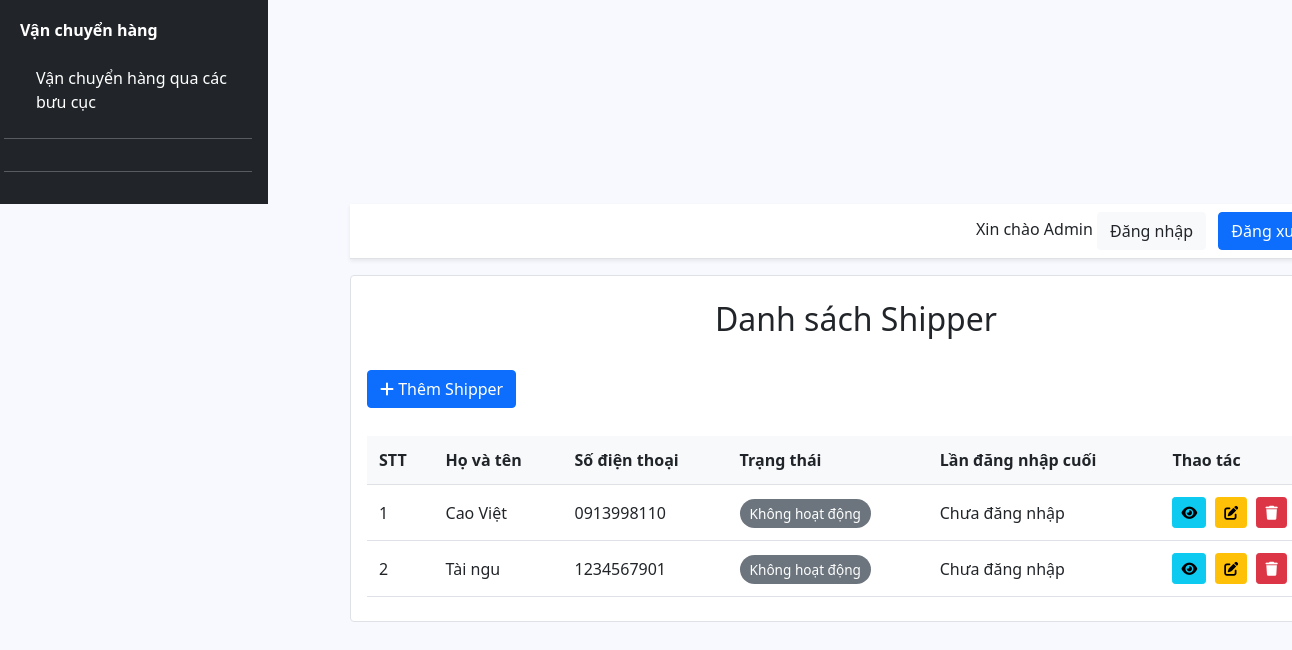
Before: /admin/quan-li-shipper.php (lower part) with the older database file.
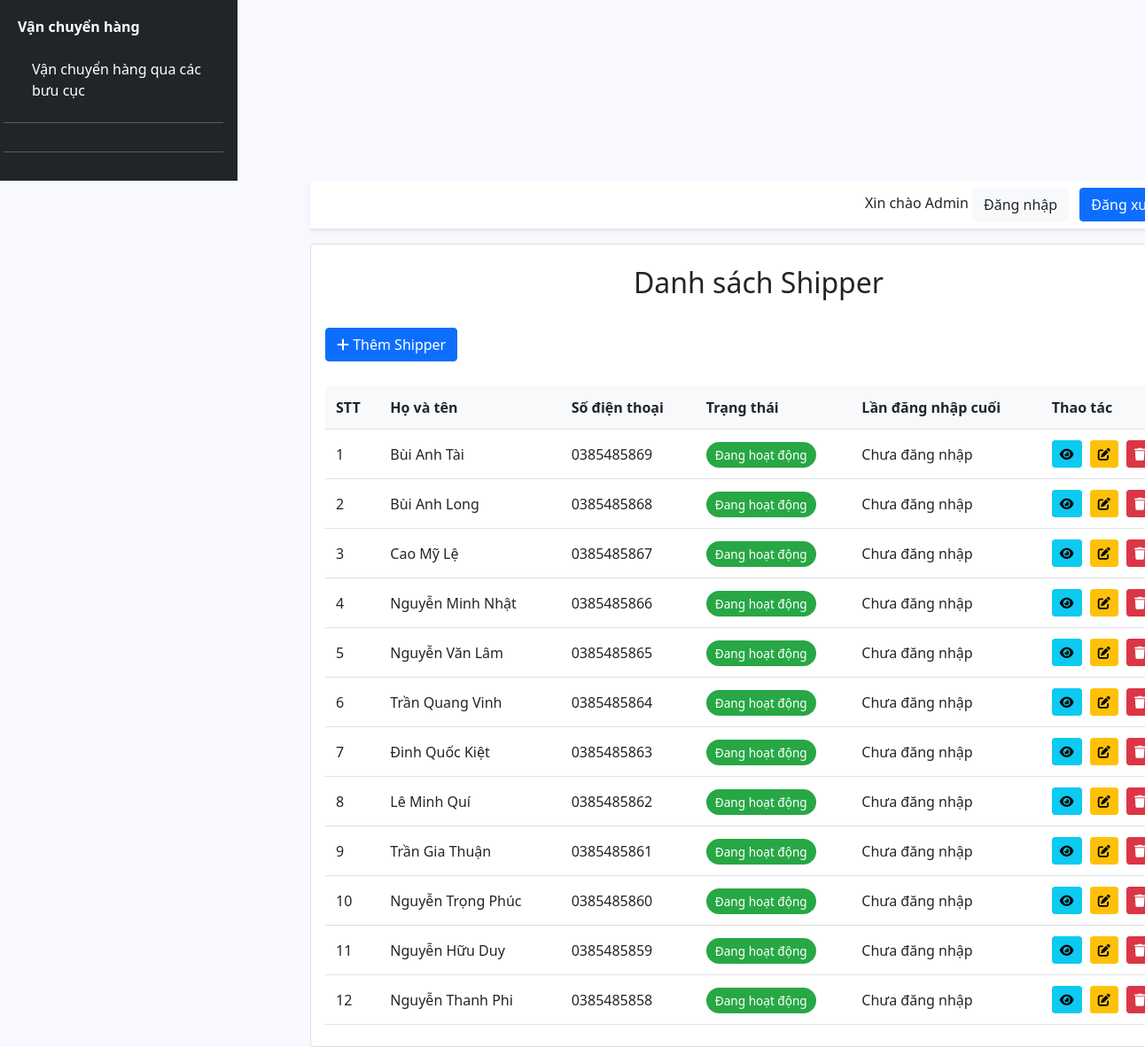
After: the same page with the newer database file.
### tables this page shows
CREATE TABLE `shipper` (
  `id` int(11) NOT NULL,
  `ho_ten` varchar(100) NOT NULL,
  `so_dien_thoai` varchar(20) NOT NULL,
  `mat_khau` text NOT NULL,
  `id_buu_cuc` int(11) NOT NULL,
  `vi_do` decimal(10,7) DEFAULT NULL,
  `kinh_do` decimal(10,7) DEFAULT NULL,
  `ngay_tao` timestamp NOT NULL DEFAULT current_timestamp(),
  `ngay_cap_nhat` timestamp NOT NULL DEFAULT current_timestamp() ON UPDATE current_timestamp(),
  `trang_thai` enum('Đang hoạt động','Không hoạt động','Đã nghỉ việc','Khóa tài khoản') NOT NULL DEFAULT 'Không hoạt động',
  `cccd_truoc` varchar(255) DEFAULT NULL,
  `cccd_sau` varchar(255) DEFAULT NULL,
  `bang_lai_xe` varchar(255) DEFAULT NULL,
  `giay_dk_xe` varchar(255) DEFAULT NULL,
  `last_login` datetime DEFAULT NULL
);

### controller/cls-admin.php (called while the page is built, shortened)
<?php
class clsAdmin extends ConnectDB
{
    public function getTatCaShipper()
    {
        $conn = $this->connect();
        $sql = "SELECT s.*, b.ten_buu_cuc FROM shipper s
            LEFT JOIN buu_cuc b ON s.id_buu_cuc = b.id";
        return $conn->query($sql)->fetchAll(PDO::FETCH_ASSOC);
    }
}

### admin/quan-li-shipper.php (the view, shortened to what this page needs)
<?php
require_once '../controller/cls-admin.php';
$admin = new clsAdmin();
$shippers = $admin->getTatCaShipper();
?>
<!DOCTYPE html>
<html lang="vi">
<head>
    <link rel="stylesheet" href="../../assets/boostrap_css/bootstrap.min.css">
    <link rel="stylesheet" href="https://cdnjs.cloudflare.com/ajax/libs/font-awesome/6.0.0/css/all.min.css">
    <link rel="stylesheet" href="../../assets/css/admincss.css">
</head>
<body>
    <div class="admin-container row">
        <?php require_once 'view/sidebar.php'; ?>
        <div class="main-content">
            <?php require_once 'view/header.php'; ?>
            <div class="container py-4 card border rounded-4 p-3">
                <div class="text-center mb-4">
                    <h2>Danh sách Shipper</h2>
                </div>
                <div class="mb-2">
                    <button class="btn btn-primary" data-bs-toggle="modal" data-bs-target="#addShipperModal">
                        <i class="fas fa-plus"></i> Thêm Shipper
                    </button>
                </div>
                <div class="table-responsive">
                    <table class="shipper-table">
                        <thead>
                            <tr>
                                <th>STT</th>
                                <th>Họ và tên</th>
                                <th>Số điện thoại</th>
                                <th>Trạng thái</th>
                                <th>Lần đăng nhập cuối</th>
                                <th>Thao tác</th>
                            </tr>
                        </thead>
                        <tbody>
                            <?php foreach ($shippers as $index => $shipper): ?>
                            <tr>
                                <td><?php echo $index + 1; ?></td>
                                <td><?php echo htmlspecialchars($shipper['ho_ten']); ?></td>
                                <td><?php echo htmlspecialchars($shipper['so_dien_thoai']); ?></td>
                                <td>
                                    <?php
                                        $statusClass = '';
                                        switch ($shipper['trang_thai']) {
                                            case 'Đang hoạt động':
                                                $statusClass = 'status-active';
                                                break;
                                            case 'Không hoạt động':
                                                $statusClass = 'status-inactive';
                                                break;
                                        }
                                        ?>
                                    <span class="status-badge <?php echo $statusClass; ?>">
                                        <?php echo htmlspecialchars($shipper['trang_thai']); ?>
                                    </span>
                                </td>
                                <td>
                                    <?php
                                        echo $shipper['last_login']
                                            ? date('d/m/Y H:i', strtotime($shipper['last_login']))
                                            : 'Chưa đăng nhập';
                                        ?>
                                </td>
                                <td class="action-buttons">
                                    <button class="btn btn-info btn-sm"
                                        onclick="viewShipper(<?php echo $shipper['id']; ?>)">
                                        <i class="fas fa-eye"></i>
                                    </button>
                                    <button class="btn btn-warning btn-sm"
                                        onclick="editShipper(<?php echo $shipper['id']; ?>)">
                                        <i class="fas fa-edit"></i>
                                    </button>
                                    <button class="btn btn-danger btn-sm"
                                        onclick="deleteShipper(<?php echo $shipper['id']; ?>)">
                                        <i class="fas fa-trash"></i>
                                    </button>
                                </td>
                            </tr>
                            <?php endforeach; ?>
                        </tbody>
                    </table>
                </div>
            </div>
        </div>
    </div>
</body>
</html>

Changed rows visible on the page:
removed shipper: ho_ten "Cao Việt", so_dien_thoai "0913998110", trang_thai "Không hoạt động", shows "Chưa đăng nhập"
removed shipper: ho_ten "Tài ngu", so_dien_thoai "1234567901", trang_thai "Không hoạt động", shows "Chưa đăng nhập"
added shipper: ho_ten "Bùi Anh Tài", so_dien_thoai "0385485869", trang_thai "Đang hoạt động", shows "Chưa đăng nhập"
added shipper: ho_ten "Bùi Anh Long", so_dien_thoai "0385485868", trang_thai "Đang hoạt động", shows "Chưa đăng nhập"
added shipper: ho_ten "Cao Mỹ Lệ", so_dien_thoai "0385485867", trang_thai "Đang hoạt động", shows "Chưa đăng nhập"
added shipper: ho_ten "Nguyễn Minh Nhật", so_dien_thoai "0385485866", trang_thai "Đang hoạt động", shows "Chưa đăng nhập"
added shipper: ho_ten "Nguyễn Văn Lâm", so_dien_thoai "0385485865", trang_thai "Đang hoạt động", shows "Chưa đăng nhập"
added shipper: ho_ten "Trần Quang Vinh", so_dien_thoai "0385485864", trang_thai "Đang hoạt động", shows "Chưa đăng nhập"
added shipper: ho_ten "Đinh Quốc Kiệt", so_dien_thoai "0385485863", trang_thai "Đang hoạt động", shows "Chưa đăng nhập"
added shipper: ho_ten "Lê Minh Quí", so_dien_thoai "0385485862", trang_thai "Đang hoạt động", shows "Chưa đăng nhập"
added shipper: ho_ten "Trần Gia Thuận", so_dien_thoai "0385485861", trang_thai "Đang hoạt động", shows "Chưa đăng nhập"
added shipper: ho_ten "Nguyễn Trọng Phúc", so_dien_thoai "0385485860", trang_thai "Đang hoạt động", shows "Chưa đăng nhập"
added shipper: ho_ten "Nguyễn Hữu Duy", so_dien_thoai "0385485859", trang_thai "Đang hoạt động", shows "Chưa đăng nhập"
added shipper: ho_ten "Nguyễn Thanh Phi", so_dien_thoai "0385485858", trang_thai "Đang hoạt động", shows "Chưa đăng nhập"
